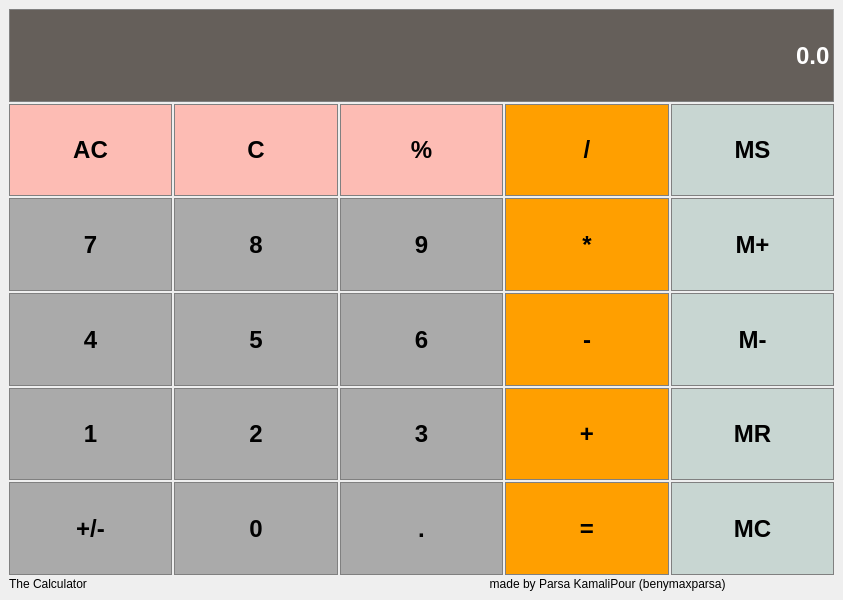
<?xml version="1.0" encoding="UTF-8"?>
<ui version="4.0">
 <class>Calculator</class>
 <widget class="QMainWindow" name="Calculator">
  <property name="geometry">
   <rect>
    <x>0</x>
    <y>0</y>
    <width>843</width>
    <height>600</height>
   </rect>
  </property>
  <property name="sizePolicy">
   <sizepolicy hsizetype="Preferred" vsizetype="Preferred">
    <horstretch>0</horstretch>
    <verstretch>0</verstretch>
   </sizepolicy>
  </property>
  <property name="windowTitle">
   <string>Calculator</string>
  </property>
  <property name="tabShape">
   <enum>QTabWidget::Rounded</enum>
  </property>
  <widget class="QWidget" name="centralwidget">
   <property name="sizePolicy">
    <sizepolicy hsizetype="Preferred" vsizetype="Preferred">
     <horstretch>0</horstretch>
     <verstretch>0</verstretch>
    </sizepolicy>
   </property>
   <layout class="QGridLayout" name="gridLayout">
    <property name="sizeConstraint">
     <enum>QLayout::SetDefaultConstraint</enum>
    </property>
    <property name="leftMargin">
     <number>9</number>
    </property>
    <property name="rightMargin">
     <number>9</number>
    </property>
    <property name="bottomMargin">
     <number>9</number>
    </property>
    <property name="spacing">
     <number>2</number>
    </property>
    <item row="1" column="4">
     <widget class="QPushButton" name="MemStore">
      <property name="sizePolicy">
       <sizepolicy hsizetype="Preferred" vsizetype="Preferred">
        <horstretch>0</horstretch>
        <verstretch>0</verstretch>
       </sizepolicy>
      </property>
      <property name="font">
       <font>
        <family>Arial</family>
        <pointsize>18</pointsize>
        <weight>75</weight>
        <bold>true</bold>
       </font>
      </property>
      <property name="styleSheet">
       <string notr="true">QPushButton {
	background-color: #c8d6d2;
	border: 1px solid gray;
	padding: 5px;
}

QPushButton:pressed  {
	background-color: #808B96;
	border: 1px solid gray;
	padding: 5px;
}</string>
      </property>
      <property name="text">
       <string>MS</string>
      </property>
     </widget>
    </item>
    <item row="5" column="2">
     <widget class="QPushButton" name="Point">
      <property name="sizePolicy">
       <sizepolicy hsizetype="Preferred" vsizetype="Preferred">
        <horstretch>0</horstretch>
        <verstretch>0</verstretch>
       </sizepolicy>
      </property>
      <property name="font">
       <font>
        <family>Arial</family>
        <pointsize>18</pointsize>
        <weight>75</weight>
        <bold>true</bold>
       </font>
      </property>
      <property name="styleSheet">
       <string notr="true">QPushButton {
	background-color: #aaaaaa;
	border: 1px solid gray;
	padding: 5px;
}

QPushButton:pressed  {
	background-color: #808B96;
	border: 1px solid gray;
	padding: 5px;
}</string>
      </property>
      <property name="text">
       <string>.</string>
      </property>
     </widget>
    </item>
    <item row="2" column="4">
     <widget class="QPushButton" name="MemAdd">
      <property name="sizePolicy">
       <sizepolicy hsizetype="Preferred" vsizetype="Preferred">
        <horstretch>0</horstretch>
        <verstretch>0</verstretch>
       </sizepolicy>
      </property>
      <property name="font">
       <font>
        <family>Arial</family>
        <pointsize>18</pointsize>
        <weight>75</weight>
        <bold>true</bold>
       </font>
      </property>
      <property name="styleSheet">
       <string notr="true">QPushButton {
	background-color: #c8d6d2;
	border: 1px solid gray;
	padding: 5px;
}

QPushButton:pressed  {
	background-color: #808B96;
	border: 1px solid gray;
	padding: 5px;
}</string>
      </property>
      <property name="text">
       <string>M+</string>
      </property>
     </widget>
    </item>
    <item row="3" column="3">
     <widget class="QPushButton" name="Subtract">
      <property name="sizePolicy">
       <sizepolicy hsizetype="Preferred" vsizetype="Preferred">
        <horstretch>0</horstretch>
        <verstretch>0</verstretch>
       </sizepolicy>
      </property>
      <property name="font">
       <font>
        <family>Arial</family>
        <pointsize>18</pointsize>
        <weight>75</weight>
        <bold>true</bold>
       </font>
      </property>
      <property name="styleSheet">
       <string notr="true">QPushButton {
	background-color: #FF9F00;
	border: 1px solid gray;
	padding: 5px;
}

QPushButton:pressed  {
	background-color: #808B96;
	border: 1px solid gray;
	padding: 5px;
}</string>
      </property>
      <property name="text">
       <string>-</string>
      </property>
     </widget>
    </item>
    <item row="3" column="0">
     <widget class="QPushButton" name="Button4">
      <property name="sizePolicy">
       <sizepolicy hsizetype="Preferred" vsizetype="Preferred">
        <horstretch>0</horstretch>
        <verstretch>0</verstretch>
       </sizepolicy>
      </property>
      <property name="font">
       <font>
        <family>Arial</family>
        <pointsize>18</pointsize>
        <weight>75</weight>
        <bold>true</bold>
       </font>
      </property>
      <property name="styleSheet">
       <string notr="true">QPushButton {
	background-color: #aaaaaa;
	border: 1px solid gray;
	padding: 5px;
}

QPushButton:pressed  {
	background-color: #808B96;
	border: 1px solid gray;
	padding: 5px;
}</string>
      </property>
      <property name="text">
       <string>4</string>
      </property>
     </widget>
    </item>
    <item row="2" column="3">
     <widget class="QPushButton" name="Multiply">
      <property name="sizePolicy">
       <sizepolicy hsizetype="Preferred" vsizetype="Preferred">
        <horstretch>0</horstretch>
        <verstretch>0</verstretch>
       </sizepolicy>
      </property>
      <property name="font">
       <font>
        <family>Arial</family>
        <pointsize>18</pointsize>
        <weight>75</weight>
        <bold>true</bold>
       </font>
      </property>
      <property name="styleSheet">
       <string notr="true">QPushButton {
	background-color: #FF9F00;
	border: 1px solid gray;
	padding: 5px;
}

QPushButton:pressed  {
	background-color: #808B96;
	border: 1px solid gray;
	padding: 5px;
}</string>
      </property>
      <property name="text">
       <string>*</string>
      </property>
     </widget>
    </item>
    <item row="2" column="2">
     <widget class="QPushButton" name="Button9">
      <property name="sizePolicy">
       <sizepolicy hsizetype="Preferred" vsizetype="Preferred">
        <horstretch>0</horstretch>
        <verstretch>0</verstretch>
       </sizepolicy>
      </property>
      <property name="font">
       <font>
        <family>Arial</family>
        <pointsize>18</pointsize>
        <weight>75</weight>
        <bold>true</bold>
       </font>
      </property>
      <property name="styleSheet">
       <string notr="true">QPushButton {
	background-color: #aaaaaa;
	border: 1px solid gray;
	padding: 5px;
}

QPushButton:pressed  {
	background-color: #808B96;
	border: 1px solid gray;
	padding: 5px;
}</string>
      </property>
      <property name="text">
       <string>9</string>
      </property>
     </widget>
    </item>
    <item row="3" column="1">
     <widget class="QPushButton" name="Button5">
      <property name="sizePolicy">
       <sizepolicy hsizetype="Preferred" vsizetype="Preferred">
        <horstretch>0</horstretch>
        <verstretch>0</verstretch>
       </sizepolicy>
      </property>
      <property name="font">
       <font>
        <family>Arial</family>
        <pointsize>18</pointsize>
        <weight>75</weight>
        <bold>true</bold>
       </font>
      </property>
      <property name="styleSheet">
       <string notr="true">QPushButton {
	background-color: #aaaaaa;
	border: 1px solid gray;
	padding: 5px;
}

QPushButton:pressed  {
	background-color: #808B96;
	border: 1px solid gray;
	padding: 5px;
}</string>
      </property>
      <property name="text">
       <string>5</string>
      </property>
     </widget>
    </item>
    <item row="3" column="4">
     <widget class="QPushButton" name="MemSub">
      <property name="sizePolicy">
       <sizepolicy hsizetype="Preferred" vsizetype="Preferred">
        <horstretch>0</horstretch>
        <verstretch>0</verstretch>
       </sizepolicy>
      </property>
      <property name="font">
       <font>
        <family>Arial</family>
        <pointsize>18</pointsize>
        <weight>75</weight>
        <bold>true</bold>
       </font>
      </property>
      <property name="styleSheet">
       <string notr="true">QPushButton {
	background-color: #c8d6d2;
	border: 1px solid gray;
	padding: 5px;
}

QPushButton:pressed  {
	background-color: #808B96;
	border: 1px solid gray;
	padding: 5px;
}</string>
      </property>
      <property name="text">
       <string>M-</string>
      </property>
     </widget>
    </item>
    <item row="4" column="1">
     <widget class="QPushButton" name="Button2">
      <property name="sizePolicy">
       <sizepolicy hsizetype="Preferred" vsizetype="Preferred">
        <horstretch>0</horstretch>
        <verstretch>0</verstretch>
       </sizepolicy>
      </property>
      <property name="font">
       <font>
        <family>Arial</family>
        <pointsize>18</pointsize>
        <weight>75</weight>
        <bold>true</bold>
       </font>
      </property>
      <property name="styleSheet">
       <string notr="true">QPushButton {
	background-color: #aaaaaa;
	border: 1px solid gray;
	padding: 5px;
}

QPushButton:pressed  {
	background-color: #808B96;
	border: 1px solid gray;
	padding: 5px;
}</string>
      </property>
      <property name="text">
       <string>2</string>
      </property>
     </widget>
    </item>
    <item row="5" column="0">
     <widget class="QPushButton" name="ChangeSign">
      <property name="sizePolicy">
       <sizepolicy hsizetype="Preferred" vsizetype="Preferred">
        <horstretch>0</horstretch>
        <verstretch>0</verstretch>
       </sizepolicy>
      </property>
      <property name="font">
       <font>
        <family>Arial</family>
        <pointsize>18</pointsize>
        <weight>75</weight>
        <bold>true</bold>
       </font>
      </property>
      <property name="styleSheet">
       <string notr="true">QPushButton {
	background-color: #aaaaaa;
	border: 1px solid gray;
	padding: 5px;
}

QPushButton:pressed  {
	background-color: #808B96;
	border: 1px solid gray;
	padding: 5px;
}</string>
      </property>
      <property name="text">
       <string>+/-</string>
      </property>
     </widget>
    </item>
    <item row="5" column="1">
     <widget class="QPushButton" name="Button0">
      <property name="sizePolicy">
       <sizepolicy hsizetype="Preferred" vsizetype="Preferred">
        <horstretch>0</horstretch>
        <verstretch>0</verstretch>
       </sizepolicy>
      </property>
      <property name="font">
       <font>
        <family>Arial</family>
        <pointsize>18</pointsize>
        <weight>75</weight>
        <bold>true</bold>
       </font>
      </property>
      <property name="styleSheet">
       <string notr="true">QPushButton {
	background-color: #aaaaaa;
	border: 1px solid gray;
	padding: 5px;
}

QPushButton:pressed  {
	background-color: #808B96;
	border: 1px solid gray;
	padding: 5px;
}</string>
      </property>
      <property name="text">
       <string>0</string>
      </property>
     </widget>
    </item>
    <item row="1" column="3">
     <widget class="QPushButton" name="Divide">
      <property name="sizePolicy">
       <sizepolicy hsizetype="Preferred" vsizetype="Preferred">
        <horstretch>0</horstretch>
        <verstretch>0</verstretch>
       </sizepolicy>
      </property>
      <property name="font">
       <font>
        <family>Arial</family>
        <pointsize>18</pointsize>
        <weight>75</weight>
        <bold>true</bold>
       </font>
      </property>
      <property name="styleSheet">
       <string notr="true">QPushButton {
	background-color: #FF9F00;
	border: 1px solid gray;
	padding: 5px;
}

QPushButton:pressed  {
	background-color: #808B96;
	border: 1px solid gray;
	padding: 5px;
}</string>
      </property>
      <property name="text">
       <string>/</string>
      </property>
     </widget>
    </item>
    <item row="4" column="2">
     <widget class="QPushButton" name="Button3">
      <property name="sizePolicy">
       <sizepolicy hsizetype="Preferred" vsizetype="Preferred">
        <horstretch>0</horstretch>
        <verstretch>0</verstretch>
       </sizepolicy>
      </property>
      <property name="font">
       <font>
        <family>Arial</family>
        <pointsize>18</pointsize>
        <weight>75</weight>
        <bold>true</bold>
       </font>
      </property>
      <property name="styleSheet">
       <string notr="true">QPushButton {
	background-color: #aaaaaa;
	border: 1px solid gray;
	padding: 5px;
}

QPushButton:pressed  {
	background-color: #808B96;
	border: 1px solid gray;
	padding: 5px;
}</string>
      </property>
      <property name="text">
       <string>3</string>
      </property>
     </widget>
    </item>
    <item row="4" column="3">
     <widget class="QPushButton" name="Add">
      <property name="sizePolicy">
       <sizepolicy hsizetype="Preferred" vsizetype="Preferred">
        <horstretch>0</horstretch>
        <verstretch>0</verstretch>
       </sizepolicy>
      </property>
      <property name="font">
       <font>
        <family>Arial</family>
        <pointsize>18</pointsize>
        <weight>75</weight>
        <bold>true</bold>
       </font>
      </property>
      <property name="styleSheet">
       <string notr="true">QPushButton {
	background-color: #FF9F00;
	border: 1px solid gray;
	padding: 5px;
}

QPushButton:pressed  {
	background-color: #808B96;
	border: 1px solid gray;
	padding: 5px;
}</string>
      </property>
      <property name="text">
       <string>+</string>
      </property>
     </widget>
    </item>
    <item row="1" column="1">
     <widget class="QPushButton" name="Clear">
      <property name="sizePolicy">
       <sizepolicy hsizetype="Preferred" vsizetype="Preferred">
        <horstretch>0</horstretch>
        <verstretch>0</verstretch>
       </sizepolicy>
      </property>
      <property name="font">
       <font>
        <family>Arial</family>
        <pointsize>18</pointsize>
        <weight>75</weight>
        <bold>true</bold>
       </font>
      </property>
      <property name="styleSheet">
       <string notr="true">QPushButton {
	background-color: #FDBCB4;
	border: 1px solid gray;
	padding: 5px;
}

QPushButton:pressed  {
	background-color: #808B96;
	border: 1px solid gray;
	padding: 5px;
}</string>
      </property>
      <property name="text">
       <string>C</string>
      </property>
     </widget>
    </item>
    <item row="2" column="1">
     <widget class="QPushButton" name="Button8">
      <property name="sizePolicy">
       <sizepolicy hsizetype="Preferred" vsizetype="Preferred">
        <horstretch>0</horstretch>
        <verstretch>0</verstretch>
       </sizepolicy>
      </property>
      <property name="font">
       <font>
        <family>Arial</family>
        <pointsize>18</pointsize>
        <weight>75</weight>
        <bold>true</bold>
       </font>
      </property>
      <property name="styleSheet">
       <string notr="true">QPushButton {
	background-color: #aaaaaa;
	border: 1px solid gray;
	padding: 5px;
}

QPushButton:pressed  {
	background-color: #808B96;
	border: 1px solid gray;
	padding: 5px;
}</string>
      </property>
      <property name="text">
       <string>8</string>
      </property>
     </widget>
    </item>
    <item row="7" column="0" colspan="5">
     <widget class="QLabel" name="Credit">
      <property name="sizePolicy">
       <sizepolicy hsizetype="Maximum" vsizetype="Maximum">
        <horstretch>0</horstretch>
        <verstretch>0</verstretch>
       </sizepolicy>
      </property>
      <property name="font">
       <font>
        <family>Arial</family>
        <pointsize>9</pointsize>
       </font>
      </property>
      <property name="text">
       <string>The Calculator                                                                                                                         made by Parsa KamaliPour (benymaxparsa)</string>
      </property>
     </widget>
    </item>
    <item row="5" column="3">
     <widget class="QPushButton" name="Equals">
      <property name="sizePolicy">
       <sizepolicy hsizetype="Preferred" vsizetype="Preferred">
        <horstretch>0</horstretch>
        <verstretch>0</verstretch>
       </sizepolicy>
      </property>
      <property name="font">
       <font>
        <family>Arial</family>
        <pointsize>18</pointsize>
        <weight>75</weight>
        <bold>true</bold>
       </font>
      </property>
      <property name="styleSheet">
       <string notr="true">QPushButton {
	background-color: #FF9F00;
	border: 1px solid gray;
	padding: 5px;
}

QPushButton:pressed  {
	background-color: #808B96;
	border: 1px solid gray;
	padding: 5px;
}</string>
      </property>
      <property name="text">
       <string>=</string>
      </property>
     </widget>
    </item>
    <item row="1" column="0">
     <widget class="QPushButton" name="ClearAll">
      <property name="sizePolicy">
       <sizepolicy hsizetype="Preferred" vsizetype="Preferred">
        <horstretch>0</horstretch>
        <verstretch>0</verstretch>
       </sizepolicy>
      </property>
      <property name="font">
       <font>
        <family>Arial</family>
        <pointsize>18</pointsize>
        <weight>75</weight>
        <bold>true</bold>
       </font>
      </property>
      <property name="styleSheet">
       <string notr="true">QPushButton {
	background-color: #FDBCB4;
	border: 1px solid gray;
	padding: 5px;
}

QPushButton:pressed  {
	background-color: #808B96;
	border: 1px solid gray;
	padding: 5px;
}</string>
      </property>
      <property name="text">
       <string>AC</string>
      </property>
     </widget>
    </item>
    <item row="4" column="4">
     <widget class="QPushButton" name="MemGet">
      <property name="sizePolicy">
       <sizepolicy hsizetype="Preferred" vsizetype="Preferred">
        <horstretch>0</horstretch>
        <verstretch>0</verstretch>
       </sizepolicy>
      </property>
      <property name="font">
       <font>
        <family>Arial</family>
        <pointsize>18</pointsize>
        <weight>75</weight>
        <bold>true</bold>
       </font>
      </property>
      <property name="styleSheet">
       <string notr="true">QPushButton {
	background-color: #c8d6d2;
	border: 1px solid gray;
	padding: 5px;
}

QPushButton:pressed  {
	background-color: #808B96;
	border: 1px solid gray;
	padding: 5px;
}</string>
      </property>
      <property name="text">
       <string>MR</string>
      </property>
     </widget>
    </item>
    <item row="5" column="4">
     <widget class="QPushButton" name="MemClear_2">
      <property name="sizePolicy">
       <sizepolicy hsizetype="Preferred" vsizetype="Preferred">
        <horstretch>0</horstretch>
        <verstretch>0</verstretch>
       </sizepolicy>
      </property>
      <property name="font">
       <font>
        <family>Arial</family>
        <pointsize>18</pointsize>
        <weight>75</weight>
        <bold>true</bold>
       </font>
      </property>
      <property name="styleSheet">
       <string notr="true">QPushButton {
	background-color: #c8d6d2;
	border: 1px solid gray;
	padding: 5px;
}

QPushButton:pressed  {
	background-color: #808B96;
	border: 1px solid gray;
	padding: 5px;
}</string>
      </property>
      <property name="text">
       <string>MC</string>
      </property>
     </widget>
    </item>
    <item row="0" column="0" colspan="5">
     <widget class="QLineEdit" name="Display">
      <property name="sizePolicy">
       <sizepolicy hsizetype="Preferred" vsizetype="Preferred">
        <horstretch>0</horstretch>
        <verstretch>0</verstretch>
       </sizepolicy>
      </property>
      <property name="font">
       <font>
        <family>Arial</family>
        <pointsize>18</pointsize>
        <weight>75</weight>
        <bold>true</bold>
       </font>
      </property>
      <property name="acceptDrops">
       <bool>true</bool>
      </property>
      <property name="styleSheet">
       <string notr="true">QLineEdit {
	background-color: #655f5a;
	border: 1px solid gray;
	color: #ffffff;
}</string>
      </property>
      <property name="text">
       <string>0.0</string>
      </property>
      <property name="alignment">
       <set>Qt::AlignRight|Qt::AlignTrailing|Qt::AlignVCenter</set>
      </property>
      <property name="dragEnabled">
       <bool>false</bool>
      </property>
     </widget>
    </item>
    <item row="2" column="0">
     <widget class="QPushButton" name="Button7">
      <property name="sizePolicy">
       <sizepolicy hsizetype="Preferred" vsizetype="Preferred">
        <horstretch>0</horstretch>
        <verstretch>0</verstretch>
       </sizepolicy>
      </property>
      <property name="font">
       <font>
        <family>Arial</family>
        <pointsize>18</pointsize>
        <weight>75</weight>
        <bold>true</bold>
       </font>
      </property>
      <property name="styleSheet">
       <string notr="true">QPushButton {
	background-color: #aaaaaa;
	border: 1px solid gray;
	padding: 5px;
}

QPushButton:pressed  {
	background-color: #808B96;
	border: 1px solid gray;
	padding: 5px;
}</string>
      </property>
      <property name="text">
       <string>7</string>
      </property>
     </widget>
    </item>
    <item row="3" column="2">
     <widget class="QPushButton" name="Button6">
      <property name="sizePolicy">
       <sizepolicy hsizetype="Preferred" vsizetype="Preferred">
        <horstretch>0</horstretch>
        <verstretch>0</verstretch>
       </sizepolicy>
      </property>
      <property name="font">
       <font>
        <family>Arial</family>
        <pointsize>18</pointsize>
        <weight>75</weight>
        <bold>true</bold>
       </font>
      </property>
      <property name="styleSheet">
       <string notr="true">QPushButton {
	background-color: #aaaaaa;
	border: 1px solid gray;
	padding: 5px;
}

QPushButton:pressed  {
	background-color: #808B96;
	border: 1px solid gray;
	padding: 5px;
}</string>
      </property>
      <property name="text">
       <string>6</string>
      </property>
     </widget>
    </item>
    <item row="4" column="0">
     <widget class="QPushButton" name="Button1">
      <property name="sizePolicy">
       <sizepolicy hsizetype="Preferred" vsizetype="Preferred">
        <horstretch>0</horstretch>
        <verstretch>0</verstretch>
       </sizepolicy>
      </property>
      <property name="font">
       <font>
        <family>Arial</family>
        <pointsize>18</pointsize>
        <weight>75</weight>
        <bold>true</bold>
       </font>
      </property>
      <property name="styleSheet">
       <string notr="true">QPushButton {
	background-color: #aaaaaa;
	border: 1px solid gray;
	padding: 5px;
}

QPushButton:pressed  {
	background-color: #808B96;
	border: 1px solid gray;
	padding: 5px;
}</string>
      </property>
      <property name="text">
       <string>1</string>
      </property>
     </widget>
    </item>
    <item row="1" column="2">
     <widget class="QPushButton" name="Percentage">
      <property name="sizePolicy">
       <sizepolicy hsizetype="Preferred" vsizetype="Preferred">
        <horstretch>0</horstretch>
        <verstretch>0</verstretch>
       </sizepolicy>
      </property>
      <property name="font">
       <font>
        <family>Arial</family>
        <pointsize>18</pointsize>
        <weight>75</weight>
        <bold>true</bold>
       </font>
      </property>
      <property name="styleSheet">
       <string notr="true">QPushButton {
	background-color: #FDBCB4;
	border: 1px solid gray;
	padding: 5px;
}

QPushButton:pressed  {
	background-color: #808B96;
	border: 1px solid gray;
	padding: 5px;
}</string>
      </property>
      <property name="text">
       <string>%</string>
      </property>
     </widget>
    </item>
   </layout>
  </widget>
  <widget class="QMenuBar" name="menubar">
   <property name="geometry">
    <rect>
     <x>0</x>
     <y>0</y>
     <width>843</width>
     <height>25</height>
    </rect>
   </property>
  </widget>
 </widget>
 <resources/>
 <connections/>
</ui>
